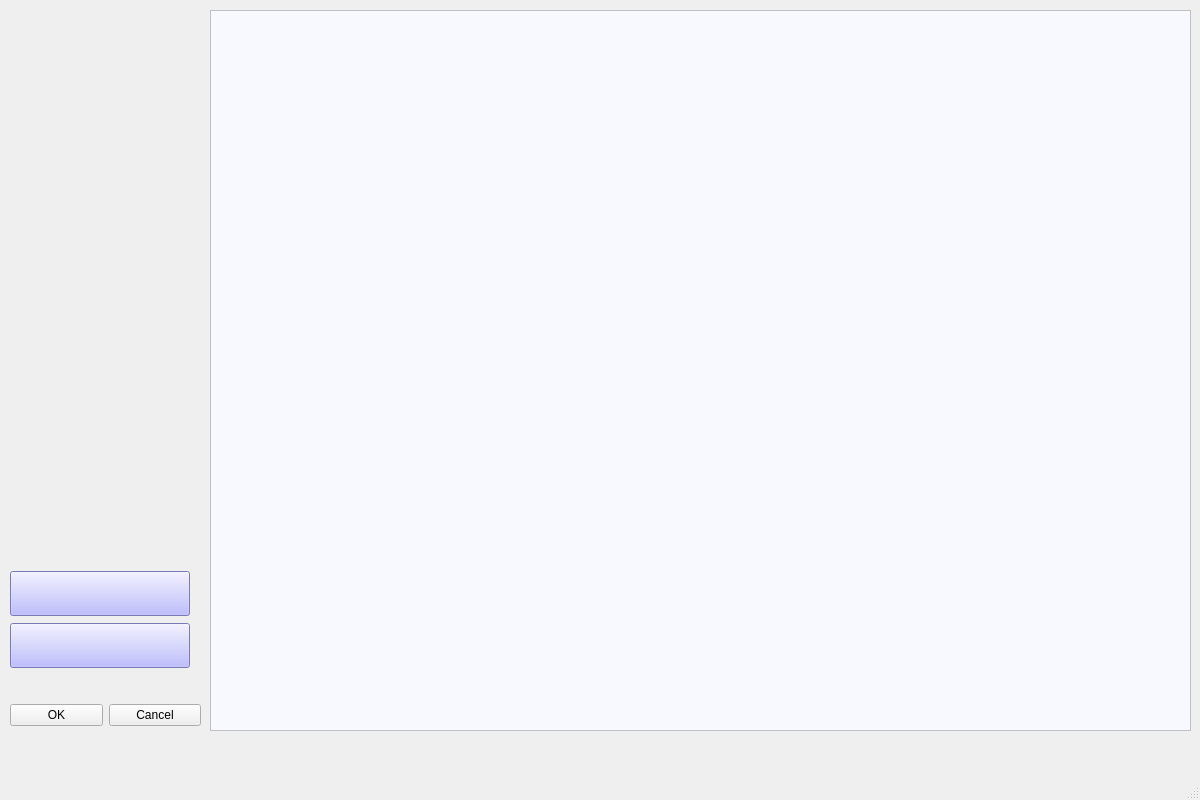
<?xml version="1.0" encoding="UTF-8"?>
<ui version="4.0">
 <class>MainGUI</class>
 <widget class="QMainWindow" name="MainGUI">
  <property name="geometry">
   <rect>
    <x>0</x>
    <y>0</y>
    <width>1200</width>
    <height>800</height>
   </rect>
  </property>
  <property name="sizePolicy">
   <sizepolicy hsizetype="Expanding" vsizetype="Expanding">
    <horstretch>0</horstretch>
    <verstretch>0</verstretch>
   </sizepolicy>
  </property>
  <property name="windowTitle">
   <string>MainWindow</string>
  </property>
  <widget class="QWidget" name="centralwidget">
   <widget class="QWidget" name="horizontalLayoutWidget_2">
    <property name="geometry">
     <rect>
      <x>10</x>
      <y>700</y>
      <width>191</width>
      <height>31</height>
     </rect>
    </property>
    <layout class="QHBoxLayout" name="horizontalLayout_2">
     <item>
      <widget class="QPushButton" name="pushButton_ok">
       <property name="text">
        <string>OK</string>
       </property>
      </widget>
     </item>
     <item>
      <widget class="QPushButton" name="pushButton_cancel">
       <property name="text">
        <string>Cancel</string>
       </property>
      </widget>
     </item>
    </layout>
   </widget>
   <widget class="QWidget" name="verticalLayoutWidget_3">
    <property name="geometry">
     <rect>
      <x>10</x>
      <y>570</y>
      <width>191</width>
      <height>101</height>
     </rect>
    </property>
    <layout class="QVBoxLayout" name="verticalLayout_3">
     <item>
      <widget class="QPushButton" name="pushButton_line">
       <property name="maximumSize">
        <size>
         <width>180</width>
         <height>45</height>
        </size>
       </property>
       <property name="layoutDirection">
        <enum>Qt::LeftToRight</enum>
       </property>
       <property name="autoFillBackground">
        <bool>false</bool>
       </property>
       <property name="styleSheet">
        <string notr="true">background-color: rgb(170, 170, 255);</string>
       </property>
       <property name="text">
        <string/>
       </property>
       <property name="icon">
        <iconset resource="icon.qrc">
         <normaloff>:/topoIcons/line.png</normaloff>:/topoIcons/line.png</iconset>
       </property>
       <property name="iconSize">
        <size>
         <width>100</width>
         <height>30</height>
        </size>
       </property>
      </widget>
     </item>
     <item>
      <widget class="QPushButton" name="pushButton_polyline">
       <property name="maximumSize">
        <size>
         <width>180</width>
         <height>45</height>
        </size>
       </property>
       <property name="styleSheet">
        <string notr="true">background-color: rgb(170, 170, 255);</string>
       </property>
       <property name="text">
        <string/>
       </property>
       <property name="icon">
        <iconset resource="icon.qrc">
         <normaloff>:/topoIcons/polyline1.png</normaloff>:/topoIcons/polyline1.png</iconset>
       </property>
       <property name="iconSize">
        <size>
         <width>80</width>
         <height>30</height>
        </size>
       </property>
      </widget>
     </item>
    </layout>
   </widget>
   <widget class="QGraphicsView" name="graphicsView">
    <property name="geometry">
     <rect>
      <x>210</x>
      <y>10</y>
      <width>981</width>
      <height>721</height>
     </rect>
    </property>
    <property name="styleSheet">
     <string notr="true">background-color: rgb(247, 249, 255);</string>
    </property>
   </widget>
   <widget class="QWidget" name="verticalLayoutWidget">
    <property name="geometry">
     <rect>
      <x>9</x>
      <y>10</y>
      <width>191</width>
      <height>551</height>
     </rect>
    </property>
    <layout class="QVBoxLayout" name="layoutIcons"/>
   </widget>
  </widget>
  <widget class="QMenuBar" name="menubar">
   <property name="geometry">
    <rect>
     <x>0</x>
     <y>0</y>
     <width>1200</width>
     <height>23</height>
    </rect>
   </property>
  </widget>
  <widget class="QStatusBar" name="statusbar"/>
 </widget>
 <resources>
  <include location="icon.qrc"/>
 </resources>
 <connections/>
</ui>
